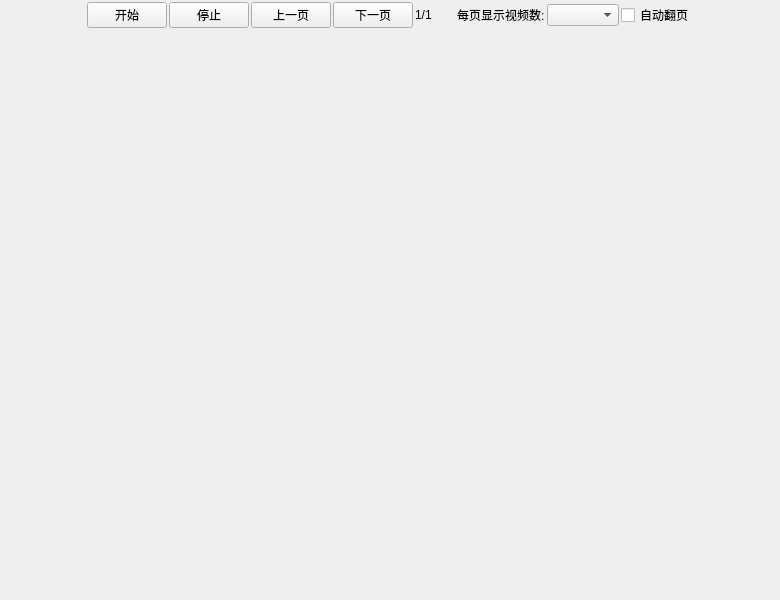
<?xml version="1.0" encoding="UTF-8"?>
<ui version="4.0">
 <class>VideoMonitorMain</class>
 <widget class="QWidget" name="VideoMonitorMain">
  <property name="geometry">
   <rect>
    <x>0</x>
    <y>0</y>
    <width>780</width>
    <height>600</height>
   </rect>
  </property>
  <property name="minimumSize">
   <size>
    <width>640</width>
    <height>480</height>
   </size>
  </property>
  <property name="windowTitle">
   <string>会场巡视主界面</string>
  </property>
  <layout class="QVBoxLayout" name="verticalLayout" stretch="0,1">
   <property name="spacing">
    <number>2</number>
   </property>
   <property name="margin">
    <number>2</number>
   </property>
   <item>
    <layout class="QHBoxLayout" name="layoutToolBar">
     <property name="spacing">
      <number>2</number>
     </property>
     <item>
      <spacer name="horizontalSpacer">
       <property name="orientation">
        <enum>Qt::Horizontal</enum>
       </property>
       <property name="sizeHint" stdset="0">
        <size>
         <width>40</width>
         <height>20</height>
        </size>
       </property>
      </spacer>
     </item>
     <item>
      <widget class="QPushButton" name="btnStart">
       <property name="text">
        <string>开始</string>
       </property>
      </widget>
     </item>
     <item>
      <widget class="QPushButton" name="btnStop">
       <property name="text">
        <string>停止</string>
       </property>
      </widget>
     </item>
     <item>
      <widget class="QPushButton" name="btnPrev">
       <property name="text">
        <string>上一页</string>
       </property>
      </widget>
     </item>
     <item>
      <widget class="QPushButton" name="btnNext">
       <property name="text">
        <string>下一页</string>
       </property>
      </widget>
     </item>
     <item>
      <widget class="QLabel" name="lblPage">
       <property name="minimumSize">
        <size>
         <width>40</width>
         <height>0</height>
        </size>
       </property>
       <property name="text">
        <string>1/1</string>
       </property>
      </widget>
     </item>
     <item>
      <widget class="QLabel" name="lblVideoNumber">
       <property name="text">
        <string>&lt;html&gt;&lt;head/&gt;&lt;body&gt;&lt;p&gt;每页显示视频数:&lt;/p&gt;&lt;/body&gt;&lt;/html&gt;</string>
       </property>
      </widget>
     </item>
     <item>
      <widget class="QComboBox" name="cmbVideoNumber">
       <property name="minimumSize">
        <size>
         <width>70</width>
         <height>0</height>
        </size>
       </property>
      </widget>
     </item>
     <item>
      <widget class="QCheckBox" name="chkAutoPage">
       <property name="text">
        <string>自动翻页</string>
       </property>
      </widget>
     </item>
     <item>
      <spacer name="horizontalSpacer_2">
       <property name="orientation">
        <enum>Qt::Horizontal</enum>
       </property>
       <property name="sizeHint" stdset="0">
        <size>
         <width>40</width>
         <height>20</height>
        </size>
       </property>
      </spacer>
     </item>
    </layout>
   </item>
   <item>
    <widget class="QWidget" name="wdgVideoContainer" native="true"/>
   </item>
  </layout>
 </widget>
 <layoutdefault spacing="6" margin="11"/>
 <resources/>
 <connections/>
</ui>
